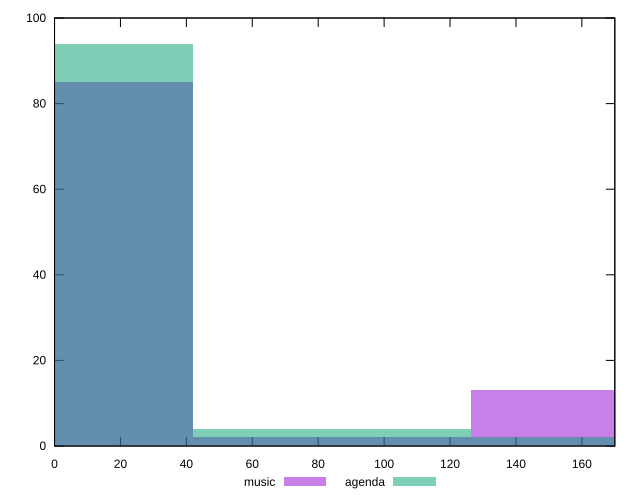

This chart was generated by the following gnuplot code:
reset

$music <<EOF
0 85
168.61450350471867 13
84.30725175235933 2
EOF

$agenda <<EOF
84.30725175235933 4
168.61450350471867 2
0 94
EOF

set key outside below
set boxwidth 84.30725175235933
set xrange [0:170]
set yrange [0:100]
set trange [0:100]
set style fill transparent solid 0.5 noborder
set terminal svg size 640, 500 enhanced background rgb 'white'
set output "reports/report_00027_2021-02-24T12-40-31.850Z/unused-css-rules/comparison/histogram/0_vs_1.svg"

plot $music title "music" with boxes, \
     $agenda title "agenda" with boxes

reset
